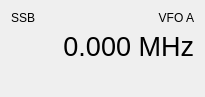
<?xml version="1.0" encoding="UTF-8"?>
<ui version="4.0">
 <class>RigWidget</class>
 <widget class="QWidget" name="RigWidget">
  <property name="geometry">
   <rect>
    <x>0</x>
    <y>0</y>
    <width>205</width>
    <height>97</height>
   </rect>
  </property>
  <property name="windowTitle">
   <string>Form</string>
  </property>
  <layout class="QGridLayout" name="gridLayout">
   <item row="0" column="2">
    <widget class="QLabel" name="vfoLabel">
     <property name="text">
      <string>VFO A</string>
     </property>
     <property name="alignment">
      <set>Qt::AlignRight|Qt::AlignTrailing|Qt::AlignVCenter</set>
     </property>
    </widget>
   </item>
   <item row="0" column="0" colspan="2">
    <widget class="QLabel" name="modeLabel">
     <property name="text">
      <string>SSB</string>
     </property>
    </widget>
   </item>
   <item row="1" column="0" colspan="3">
    <widget class="QLabel" name="freqLabel">
     <property name="font">
      <font>
       <pointsize>20</pointsize>
      </font>
     </property>
     <property name="text">
      <string>0.000 MHz</string>
     </property>
     <property name="alignment">
      <set>Qt::AlignRight|Qt::AlignTrailing|Qt::AlignVCenter</set>
     </property>
    </widget>
   </item>
   <item row="2" column="0" colspan="3">
    <spacer name="verticalSpacer">
     <property name="orientation">
      <enum>Qt::Vertical</enum>
     </property>
     <property name="sizeHint" stdset="0">
      <size>
       <width>20</width>
       <height>40</height>
      </size>
     </property>
    </spacer>
   </item>
  </layout>
 </widget>
 <resources/>
 <connections/>
</ui>
